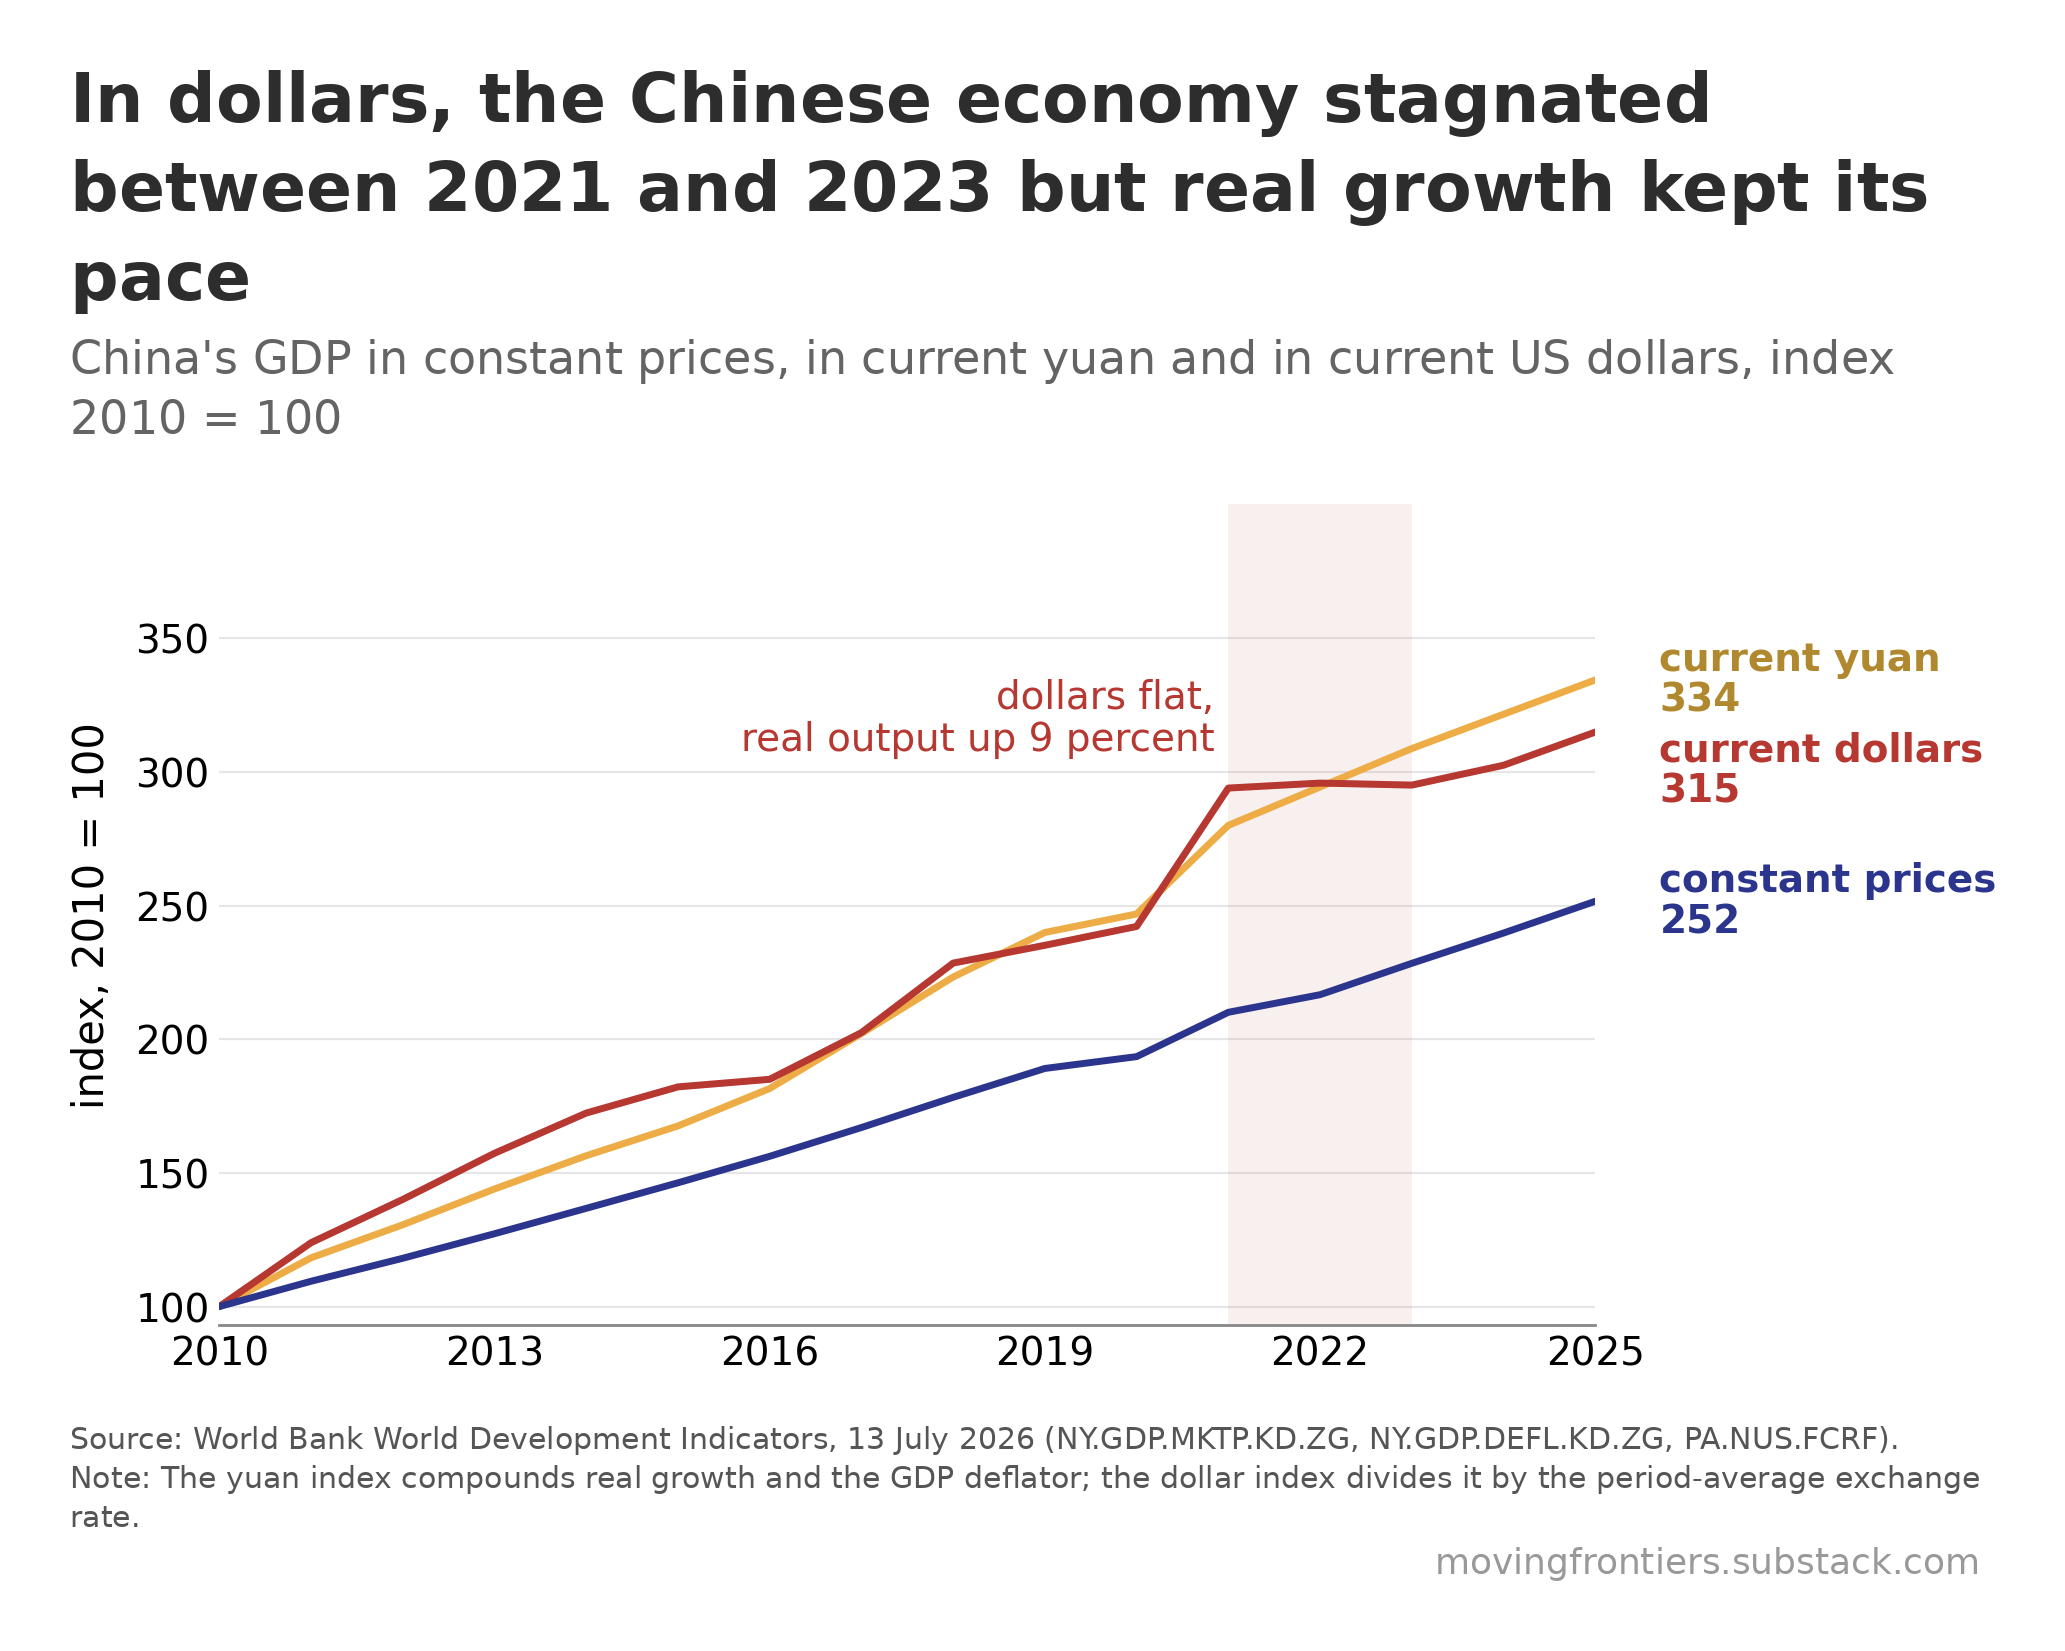

This chart was generated by the following Python code:
"""chart-5-three-measures.py

Self-contained: the Moving Frontiers house style, the data and the chart in one file.
Run with matplotlib, numpy, pandas and Pillow available:

    python chart-5-three-measures.py

It writes chart-5-three-measures.png and chart-5-three-measures.csv into the working directory.
"""

import io
import matplotlib
matplotlib.use("Agg")
import matplotlib.pyplot as plt
import matplotlib.lines
import matplotlib.patches
import numpy as np
import pandas as pd

import io
import matplotlib
matplotlib.use("Agg")
import matplotlib.pyplot as plt
import numpy as np
import pandas as pd

# ======================================================================
# HOUSE STYLE  (moving_frontiers_style.py, inlined)
# ======================================================================

import os
import numpy as np
import matplotlib
from PIL import Image, ImageDraw, ImageFont

DPI = 200

# ---- colours: the main elements, by how many series the chart has ----
RED, GOLD, GREEN, BLUE = "#C62828", "#F9A825", "#00897B", "#283593"
PALETTE = {1: [BLUE],
           2: [RED, BLUE],
           3: [RED, BLUE, GOLD],
           4: [RED, GOLD, GREEN, BLUE]}
GREY = "#888888"          # axes, rules, de-emphasised marks


def palette(n):
    assert n in PALETTE, "the house palette covers one to four series"
    return PALETTE[n]


# ---- spacing, in pixels at 200 dpi, every gap ink to ink ----
GAP_TITLE_SUB = 25        # subtitle below the title
GAP_SUB_PLOT  = 70        # plot below the subtitle
GAP_PLOT_CAP  = 60        # caption below the plot
GAP_CAP_MARK  = 20        # watermark below the last caption line
MARK_RIGHT    = 15        # watermark right edge, inside the content right edge
BORDER        = 70        # empty space around the whole canvas

# Canvas width is allowed to differ from chart to chart: each canvas is just the plot
# plus the border. Pass content_w=<px> to compose() to pad a narrow plot out to a
# common width instead, which is optional.
CONTENT_W     = None

# Type is fixed, not scaled to the chart. Sizing the title from the plot width made
# it depend on how much white space matplotlib happened to leave, so a narrow chart
# got a smaller title than a wide one in the same pack.
# TYPE SCALES WITH THE CANVAS, so that a chart shown at a fixed display width, a
# phone column say, always shows the same apparent type whatever its own pixel width.
# The point sizes below are the sizes at REF_W; a canvas half again as wide gets type
# half again as large, and the two look identical once both are scaled to the column.
# Sizing type from the plot width, as an earlier version did, is not the same thing and
# was a bug: it made the title depend on how much white space matplotlib happened to
# leave around the axes rather than on how large the image is.
REF_W      = 1980         # reference canvas width the point sizes below refer to
TITLE_PT   = 19.44        # title, 54px at REF_W
SUB_FRAC   = 0.68         # subtitle as a share of the title
CAP_PT     = 8.5          # caption, 24px at REF_W
MARK_MULT  = 1.2          # watermark as a share of the caption
LEADING    = 1.32

# Type inside the plot. Set once here and applied by rc(), so every chart in a pack
# carries the same tick labels, axis titles and annotations. A build script that
# passes its own fontsize= breaks that, so use these constants instead.
AXIS_PT    = 13           # axis titles
TICK_PT    = 12           # tick labels, both axes
LEGEND_PT  = 12           # legend entries
LABEL_PT   = 11.5         # in-plot labels and data values
EMPH_PT    = 15           # emphasised data values, bold

INK        = "#2D2D2D"    # title
SUB_INK    = "#646464"    # subtitle
CAP_INK    = "#555555"    # caption
MARK_INK   = "#999999"    # watermark
MARK_TEXT  = "movingfrontiers.substack.com"
CREDIT     = ""


def rc():
    """Matplotlib defaults for the plot itself."""
    matplotlib.pyplot.rcParams.update({
        "font.family": "DejaVu Sans", "font.size": AXIS_PT,
        "axes.labelsize": AXIS_PT, "xtick.labelsize": TICK_PT,
        "ytick.labelsize": TICK_PT, "legend.fontsize": LEGEND_PT,
        "axes.edgecolor": GREY, "axes.linewidth": 1.0,
        "figure.facecolor": "white", "axes.facecolor": "white"})


def style_ax(ax):
    ax.spines["top"].set_visible(False)
    ax.spines["right"].set_visible(False)


def _font(px, bold=False):
    name = "DejaVuSans-Bold.ttf" if bold else "DejaVuSans.ttf"
    for p in (os.path.join(matplotlib.get_data_path(), "fonts", "ttf", name),
              "/usr/share/fonts/truetype/dejavu/" + name):
        if os.path.exists(p):
            return ImageFont.truetype(p, px)
    raise FileNotFoundError(name)


def _ink(font, s):
    """Ink top and bottom of a string relative to its baseline."""
    b = font.getbbox(s, anchor="ls")
    return b[1], b[3]


def _ink_left(font, s):
    """How far the first glyph's ink sits from the pen position. Usually zero, but a
    few capitals carry a negative left side bearing, so a line starting with one puts
    ink a pixel outside the border that verify() insists on. Drawing at x minus this
    lines the ink up with the border instead of the pen."""
    return font.getbbox(s, anchor="ls")[0]


def _wrap(font, paragraphs, width):
    """Greedy wrap. Also returns, for each line, which paragraph it came from, so a
    line that ends because its paragraph ended can be told apart from one that ends
    because the next word would not fit."""
    lines, owner = [], []
    for p, text in enumerate(paragraphs):
        cur = ""
        for w in text.split():
            t = (cur + " " + w).strip()
            if not cur or font.getlength(t) <= width:
                cur = t
            else:
                lines.append(cur); owner.append(p); cur = w
        if cur:
            lines.append(cur); owner.append(p)
    return lines, owner


def _crop(img):
    g = np.array(img.convert("L"))
    r = np.where((g < 250).any(1))[0]
    c = np.where((g < 250).any(0))[0]
    return img.crop((c.min(), r.min(), c.max() + 1, r.max() + 1))


def compose(plot_png, out_png, title, subtitle, source, note=None, credit=CREDIT,
            content_w=CONTENT_W):
    """Title band above the plot, caption and watermark below, BORDER px all around."""
    plot = _crop(Image.open(plot_png).convert("RGB"))
    PW, H = plot.size
    W = max(PW, content_w or 0)          # the target is a floor, never a ceiling

    k = (W + 2 * BORDER) / REF_W         # type scales with the canvas, not the plot
    title_px = round(TITLE_PT * DPI / 72 * k)
    cap_px   = round(CAP_PT * DPI / 72 * k)
    f_title = _font(title_px, bold=True)
    f_sub   = _font(int(title_px * SUB_FRAC))
    f_cap   = _font(cap_px)
    f_mark  = _font(round(cap_px * MARK_MULT))

    tl, _ = _wrap(f_title, [title], W)
    sl, _ = _wrap(f_sub, [subtitle], W)
    paras = ["Source: " + source + (" " + credit if credit else "")]
    if note:
        paras.append("Note: " + note)
    cl, owner = _wrap(f_cap, paras, W)
    for i in range(len(cl) - 1):                       # lines must be maximally full
        if owner[i + 1] == owner[i]:
            nxt = cl[i + 1].split()[0]
            assert f_cap.getlength(cl[i] + " " + nxt) > W, \
                f"caption line {i} is not filled to the full width"

    tlh = int(f_title.size * LEADING)
    slh = int(f_sub.size * LEADING)
    clh = int(f_cap.size * LEADING)

    # walk down the page, each gap measured from the ink above it
    y, place = 0, []
    for i, s in enumerate(tl):
        base = y - _ink(f_title, s)[0] if i == 0 else place[-1][0] + tlh
        place.append((base, s, f_title, INK, "left"))
    y = place[-1][0] + _ink(f_title, tl[-1])[1]
    for i, s in enumerate(sl):
        base = (y + GAP_TITLE_SUB - _ink(f_sub, s)[0]) if i == 0 else place[-1][0] + slh
        place.append((base, s, f_sub, SUB_INK, "left"))
    y = place[-1][0] + _ink(f_sub, sl[-1])[1]

    plot_y = y + GAP_SUB_PLOT
    y = plot_y + H

    for i, s in enumerate(cl):
        base = (y + GAP_PLOT_CAP - _ink(f_cap, s)[0]) if i == 0 else place[-1][0] + clh
        place.append((base, s, f_cap, CAP_INK, "left"))
    y = place[-1][0] + _ink(f_cap, cl[-1])[1]
    place.append((y + GAP_CAP_MARK - _ink(f_mark, MARK_TEXT)[0],
                  MARK_TEXT, f_mark, MARK_INK, "right"))
    y = place[-1][0] + _ink(f_mark, MARK_TEXT)[1]

    canvas = Image.new("RGB", (W + 2 * BORDER, y + 2 * BORDER), "white")
    canvas.paste(plot, (BORDER, plot_y + BORDER))     # left, with the title and caption
    d = ImageDraw.Draw(canvas)
    for base, s, f, col, align in place:
        if align == "right":
            x = BORDER + W - MARK_RIGHT - f.getlength(s)
        else:
            x = BORDER - _ink_left(f, s)
        d.text((x, base + BORDER), s, font=f, fill=col, anchor="ls")
    canvas.save(out_png)
    verify(out_png)
    return out_png


def verify(png):
    """Blank pixel rows between each block, and the border, must match the constants."""
    a = np.array(Image.open(png).convert("L"))
    Hh, Ww = a.shape
    ink = a < 250
    rows = np.where(ink.any(1))[0]
    cols = np.where(ink.any(0))[0]
    bands, start, prev = [], rows[0], rows[0]
    for r in rows[1:]:
        if r - prev > 3:
            bands.append((start, prev)); start = r
        prev = r
    bands.append((start, prev))
    gaps = [bands[i + 1][0] - bands[i][1] - 1 for i in range(len(bands) - 1)]
    assert GAP_SUB_PLOT in gaps, f"no {GAP_SUB_PLOT}px gap below the subtitle"
    assert GAP_PLOT_CAP in gaps, f"no {GAP_PLOT_CAP}px gap above the caption"
    assert gaps[-1] == GAP_CAP_MARK, \
        f"gap above the watermark is {gaps[-1]}px, expected {GAP_CAP_MARK}"
    assert (rows[0], Hh - 1 - rows[-1], cols[0]) == (BORDER, BORDER, BORDER), \
        f"top, bottom and left borders are {(rows[0], Hh - 1 - rows[-1], cols[0])}, " \
        f"expected {BORDER}"
    assert Ww - 1 - cols[-1] >= BORDER, \
        f"right border is {Ww - 1 - cols[-1]}, expected at least {BORDER}"
    wm_cols = np.where(ink[bands[-1][0]:bands[-1][1] + 1, :].any(0))[0]
    assert Ww - 1 - wm_cols.max() >= BORDER + MARK_RIGHT - 3, "watermark right margin is wrong"
    return gaps

# ======================================================================
# DATA
# China, 1990 to 2025, from the World Bank WDI extract of 13 July 2026: real GDP
# growth (NY.GDP.MKTP.KD.ZG), population growth (SP.POP.GROW), the GDP deflator
# (NY.GDP.DEFL.KD.ZG), the period-average exchange rate (PA.NUS.FCRF), GNI per
# capita, Atlas method (NY.GNP.PCAP.CD), GDP in current US dollars (NY.GDP.MKTP.CD,
# billions), GDP and GNI in current yuan (NY.GDP.MKTP.CN, NY.GNP.MKTP.CN, billions)
# and GDP per capita in current yuan (NY.GDP.PCAP.CN). The threshold column is the World Bank high-income
# line applied to that data year, from the historical classification table; the
# 2025 line (14,375 dollars) is the July 2026 classification.
# ======================================================================

import io
import pandas as pd

RAW = """\
year,real_gdp_growth,pop_growth,deflator,cny_per_usd,atlas_gni_pc,gdp_usd_bn,gdp_lcu_bn,gni_lcu_bn,gdp_pc_lcu,hi_threshold
1990,3.923,1.467,5.728,4.7832,330,361.6,1891.0,1896.0,1666,7620
1991,9.376,1.364,6.713,5.3234,360,384.5,2207.1,2211.6,1918,7910
1992,14.298,1.226,8.202,5.5146,400,428.5,2729.6,2730.9,2343,8355
1993,13.926,1.150,15.188,5.7620,420,446.6,3582.0,3574.6,3040,8625
1994,13.083,1.130,20.630,8.6187,470,566.9,4886.2,4877.3,4100,8955
1995,11.015,1.087,13.651,8.3514,540,738.2,6164.9,6066.6,5117,9385
1996,9.973,1.048,6.509,8.3142,660,868.5,7221.1,7117.6,5931,9635
1997,9.298,1.023,1.648,8.2898,760,967.8,8022.5,7931.3,6522,9655
1998,7.924,0.960,-0.829,8.2790,800,1037.1,8586.4,8448.6,6914,9360
1999,7.741,0.866,-1.224,8.2782,860,1103.8,9137.9,9018.1,7294,9265
2000,8.574,0.788,2.112,8.2785,950,1223.8,10130.9,10009.5,8024,9265
2001,8.324,0.726,2.201,8.2771,1020,1355.0,11215.7,11057.0,8818,9205
2002,9.236,0.670,0.649,8.2770,1130,1489.8,12331.2,12207.5,9631,9075
2003,10.114,0.623,2.647,8.2770,1300,1683.9,13937.7,13853.1,10818,9385
2004,10.140,0.594,6.981,8.2768,1530,1984.2,16422.8,16380.3,12671,10065
2005,11.454,0.588,3.753,8.1943,1790,2317.6,18990.8,18858.8,14567,10725
2006,12.675,0.558,4.019,7.9734,2090,2791.5,22257.8,22216.8,16977,11115
2007,14.151,0.522,7.913,7.6075,2550,3604.1,27418.0,27479.1,20805,11455
2008,9.669,0.512,7.858,6.9487,3140,4667.3,32431.8,32630.3,24483,11905
2009,9.406,0.497,-0.085,6.8314,3740,5189.6,35452.2,35393.9,26631,12195
2010,10.592,0.483,6.933,6.7703,4410,6192.6,41925.3,41748.8,31341,12275
2011,9.462,0.546,8.015,6.4615,5130,7671.8,49570.8,49116.0,36855,12475
2012,7.858,0.678,2.404,6.3123,6010,8673.7,54751.1,54626.0,40431,12615
2013,7.778,0.666,2.298,6.1958,6860,9743.1,60366.0,59883.8,44281,12745
2014,7.461,0.630,1.092,6.1434,7600,10674.5,65578.3,65660.0,47802,12735
2015,6.982,0.581,0.135,6.2275,8040,11280.8,70251.1,69922.4,50912,12475
2016,6.774,0.573,1.479,6.6445,8360,11456.0,76119.3,75749.2,54849,12235
2017,6.891,0.605,4.146,6.7588,8830,12537.6,84738.3,84629.3,60691,12055
2018,6.758,0.468,3.467,6.6160,9720,14147.8,93601.0,93197.2,66726,12375
2019,6.067,0.355,1.317,6.9084,10510,14560.2,100587.2,100310.8,71453,12535
2020,2.340,0.238,0.531,6.9008,10740,14996.4,103486.8,102675.2,73338,12695
2021,8.570,0.089,4.474,6.4490,12220,18201.7,117382.3,116581.7,83111,13205
2022,3.134,-0.013,1.935,6.7372,13170,18316.8,123402.9,122370.7,87385,13845
2023,5.416,-0.104,-0.507,7.0840,13750,18270.4,129427.2,128477.4,91746,14005
2024,4.958,-0.123,-0.764,7.1975,13660,18729.7,134806.6,133879.7,95677,13935
2025,4.960,-0.170,-0.922,7.1898,14230,19498.0,140187.9,139370.0,99665,14375
"""

df = pd.read_csv(io.StringIO(RAW))
# real GDP per capita growth, exact rather than the difference of the two rates
df["real_pc_growth"] = ((1 + df["real_gdp_growth"] / 100) / (1 + df["pop_growth"] / 100) - 1) * 100
# renminbi against the dollar, percent a year, appreciation positive
df["rmb_change"] = (df["cny_per_usd"].shift(1) / df["cny_per_usd"] - 1) * 100
# Atlas GNI per capita, percent a year
df["atlas_growth"] = (df["atlas_gni_pc"] / df["atlas_gni_pc"].shift(1) - 1) * 100
# GDP in current US dollars, percent a year, from its three parts
df["usd_gdp_growth"] = ((1 + df["real_gdp_growth"] / 100) * (1 + df["deflator"] / 100)
                        * (1 + df["rmb_change"] / 100) - 1) * 100
# nominal per capita series in yuan, and their growth rates
df["population_m"] = df["gdp_lcu_bn"] * 1e3 / df["gdp_pc_lcu"]
df["gni_pc_lcu"] = df["gni_lcu_bn"] * 1e3 / df["population_m"]
df["nom_gdp_pc_growth"] = (df["gdp_pc_lcu"] / df["gdp_pc_lcu"].shift(1) - 1) * 100
df["nom_gni_pc_growth"] = (df["gni_pc_lcu"] / df["gni_pc_lcu"].shift(1) - 1) * 100

# ======================================================================
# CHART
# ======================================================================

STEM = "chart-5-three-measures"

# post-pack type: base 15, ticks 14, in-plot labels 14; title and caption raised to land at the
# house pixel sizes on this canvas width
AXIS_PT, TICK_PT, LEGEND_PT, LABEL_PT, EMPH_PT = 15, 14, 14, 14, 17
TITLE_PT, CAP_PT = TITLE_PT * 1980 / 1640, CAP_PT * 1980 / 1640
GRID = "#E6E6E6"
LABEL_X = 2025.7

TITLE = ("In dollars, the Chinese economy stagnated between 2021 and 2023 but real growth kept "
         "its pace")
SUBTITLE = ("China's GDP in constant prices, in current yuan and in current US dollars, "
            "index 2010 = 100")
SOURCE = ("World Bank World Development Indicators, 13 July 2026 (NY.GDP.MKTP.KD.ZG, "
          "NY.GDP.DEFL.KD.ZG, PA.NUS.FCRF).")
NOTE = ("The yuan index compounds real growth and the GDP deflator; the dollar index divides it "
        "by the period-average exchange rate.")

d = df[df["year"] >= 2010].copy()
d["real_idx"] = 100 * np.cumprod(np.r_[1, 1 + d["real_gdp_growth"].values[1:] / 100])
d["yuan_idx"] = 100 * np.cumprod(np.r_[1, (1 + d["real_gdp_growth"].values[1:] / 100)
                                          * (1 + d["deflator"].values[1:] / 100)])
d["usd_idx"] = d["yuan_idx"] * d["cny_per_usd"].iloc[0] / d["cny_per_usd"]
d[["year", "real_idx", "yuan_idx", "usd_idx"]].round(1).to_csv(STEM + ".csv", index=False)

rc()
fig, ax = plt.subplots(figsize=(8.9, 4.8), dpi=DPI)
fig.subplots_adjust(left=0.072, right=0.845, top=0.965, bottom=0.11)

Y = d["year"].values
SER = [("yuan_idx", "current yuan", GOLD, "#B8860B"),
       ("usd_idx", "current dollars", RED, RED),
       ("real_idx", "constant prices", BLUE, BLUE)]
for col, name, colour, ink in SER:
    ax.plot(Y, d[col], color=colour, lw=2.5, solid_capstyle="round", zorder=4)
ends = [(d[col].iloc[-1], (name, ink, d[col].iloc[-1])) for col, name, colour, ink in SER]
order = sorted(ends, key=lambda t: t[0], reverse=True)
ys = [y for y, _ in order]
for i in range(1, len(ys)):
    ys[i] = min(ys[i], ys[i - 1] - 34)
for y, (name, ink, val) in zip(ys, [o[1] for o in order]):
    ax.text(LABEL_X, y, f"{name}\n{val:.0f}", color=ink, fontsize=LABEL_PT, fontweight="bold",
            va="center", ha="left", clip_on=False, zorder=5, linespacing=1.1)
ax.axvspan(2021, 2023, color=RED, alpha=0.07, lw=0, zorder=1)
ax.text(2020.85, 320, "dollars flat,\nreal output up 9 percent", fontsize=LABEL_PT, color=RED,
        ha="right", va="center", linespacing=1.15, zorder=5)

ax.set_xlim(2010, 2025)
ax.set_xticks([2010, 2013, 2016, 2019, 2022, 2025])
ax.set_ylim(93, 400)
ax.set_yticks([100, 150, 200, 250, 300, 350])
ax.set_ylabel("index, 2010 = 100", labelpad=8)
ax.set_axisbelow(True)
ax.yaxis.grid(True, color=GRID, lw=0.8)
for sp in ("top", "right", "left"):
    ax.spines[sp].set_visible(False)
ax.tick_params(axis="both", length=0)

fig.savefig("_plot18.png", dpi=DPI, facecolor="white", bbox_inches="tight")
compose("_plot18.png", STEM + ".png", TITLE, SUBTITLE, SOURCE, NOTE)
print("wrote", STEM + ".png", "and", STEM + ".csv")
